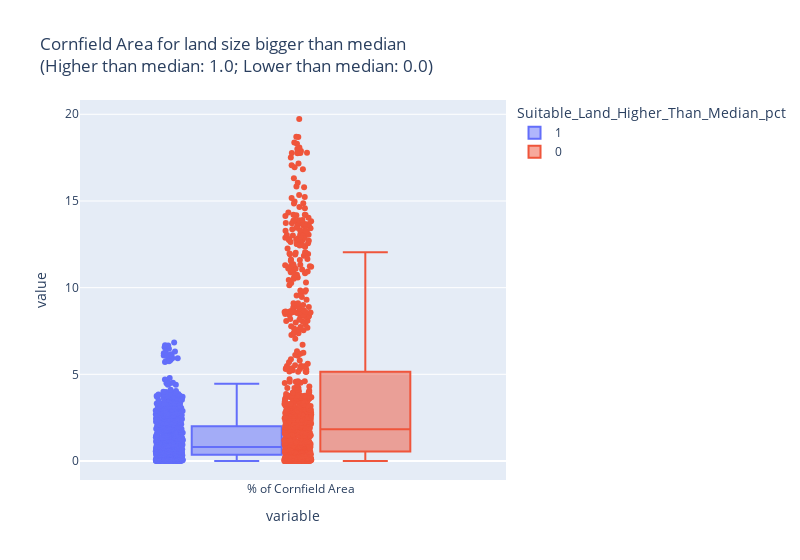

Source (notebook cell):
### Code cell
import plotly.express as px
fig_box = px.box(last_df,                                           # Specify data frame
                 y=['% of Cornfield Area'],                       # Select posrecip and negrecip variables
                 points="all",                                     # Include all observations as data points
                 color = 'Suitable_Land_Higher_Than_Median_pct',                                # Color (and group by) column "Cluster"
                 labels = {"Cluster": "Altruism"},                 # Rename "Cluster" as "Altruism" in our legend
                 title = """Cornfield Area for land size bigger than median
                 <br>(Higher than median: 1.0; Lower than median: 0.0)""")       # Always add a title!
fig_box.update_layout(autosize=False, width = 800)                # Specify width (by default, full notebook cell)
fig_box

### Figure 1 — Plotly figure (JSON) as saved in the notebook; plotly's stock layout.template omitted (floating-point values rounded to 4 significant figures; data arrays with more than 128 entries replaced by an {"elided": "..."} marker saying what was removed)
{"data": [{"alignmentgroup": "True", "boxpoints": "all", "hovertemplate": "Suitable_Land_Higher_Than_Median_pct=1<br>variable=%{x}<br>value=%{y}<extra></extra>", "legendgroup": "1", "marker": {"color": "#636efa"}, "name": "1", "notched": false, "offsetgroup": "1", "orientation": "v", "showlegend": true, "type": "box", "x": {"elided": "829 str values"}, "x0": " ", "xaxis": "x", "y": {"elided": "829 float values"}, "y0": " ", "yaxis": "y"}, {"alignmentgroup": "True", "boxpoints": "all", "hovertemplate": "Suitable_Land_Higher_Than_Median_pct=0<br>variable=%{x}<br>value=%{y}<extra></extra>", "legendgroup": "0", "marker": {"color": "#EF553B"}, "name": "0", "notched": false, "offsetgroup": "0", "orientation": "v", "showlegend": true, "type": "box", "x": {"elided": "821 str values"}, "x0": " ", "xaxis": "x", "y": {"elided": "821 float values"}, "y0": " ", "yaxis": "y"}], "layout": {"autosize": false, "boxmode": "group", "legend": {"title": {"text": "Suitable_Land_Higher_Than_Median_pct"}, "tracegroupgap": 0}, "title": {"text": "Cornfield Area for land size bigger than median\n                 <br>(Higher than median: 1.0; Lower than median: 0.0)"}, "width": 800, "xaxis": {"anchor": "y", "domain": [0, 1], "title": {"text": "variable"}}, "yaxis": {"anchor": "x", "domain": [0, 1], "title": {"text": "value"}}}}
